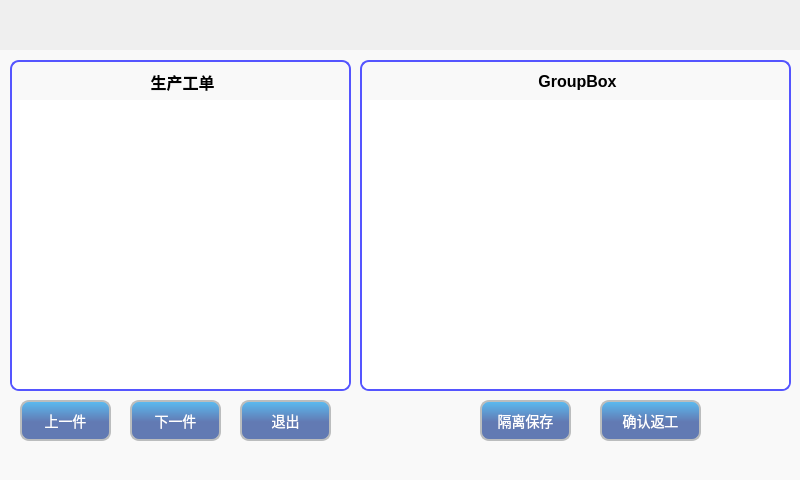
<?xml version="1.0" encoding="UTF-8"?>
<ui version="4.0">
 <class>Fun49cpgl</class>
 <widget class="QDialog" name="Fun49cpgl">
  <property name="geometry">
   <rect>
    <x>0</x>
    <y>0</y>
    <width>800</width>
    <height>480</height>
   </rect>
  </property>
  <property name="font">
   <font>
    <pointsize>12</pointsize>
   </font>
  </property>
  <property name="windowTitle">
   <string>Dialog</string>
  </property>
  <property name="styleSheet">
   <string notr="true">QDialog {	
	border-image: url(:/rc/res/main_bk.png) 0 00 0 0 repeat;
}
#widget_2{ 
border-image: url(:/rc/res/main_bk.png) 50 00 0 0 repeat;
}
QPushButton {
color:white;background:transparent;
background-color: qlineargradient(spread:pad, x1:1, y1:0.67, x2:1, y2:0, stop:0.204545 rgba(98, 122, 179, 255), stop:1 rgba(91, 188, 241, 255));
border: 2px solid rgb(187, 189, 190);
font:14px;
 border-radius: 9px;
}
QGroupBox::title {
  subcontrol-origin: margin;
  subcontrol-position: top center;
  padding-top: 10px;  
  border-top: 2px solid rgb(85, 85, 255);
}
QGroupBox {
	border: 2px solid rgb(85, 85, 255); 
    border-radius: 9px;
	padding:2px; font: bold 16px;
	background-image: url(:/rc/res/group_title.png);
}
QTableWidget {
 background-color: rgb(255, 255, 255);
border: 4px solid transparent;
 border-top: 0px;  
 border-bottom-right-radius: 9px;
 border-bottom-left-radius:9px;
 font: 14px;
}

QTableWidget::item {
   
}
QHeaderView::section {
    background-color:  rgb(221, 221, 221); 
	font: 18px;
	border: 0px solid #6c6c6c;
	height: 25px;
}</string>
  </property>
  <widget class="QWidget" name="widget_2" native="true">
   <property name="geometry">
    <rect>
     <x>0</x>
     <y>50</y>
     <width>800</width>
     <height>431</height>
    </rect>
   </property>
   <property name="styleSheet">
    <string notr="true">#widget_2{ 
background-color: rgb(249, 249, 249);
}</string>
   </property>
   <widget class="QPushButton" name="pushButton_6">
    <property name="geometry">
     <rect>
      <x>600</x>
      <y>350</y>
      <width>101</width>
      <height>41</height>
     </rect>
    </property>
    <property name="text">
     <string>确认返工</string>
    </property>
   </widget>
   <widget class="QPushButton" name="pushButton_4">
    <property name="geometry">
     <rect>
      <x>130</x>
      <y>350</y>
      <width>91</width>
      <height>41</height>
     </rect>
    </property>
    <property name="text">
     <string>下一件</string>
    </property>
   </widget>
   <widget class="QGroupBox" name="groupBox">
    <property name="geometry">
     <rect>
      <x>10</x>
      <y>10</y>
      <width>341</width>
      <height>331</height>
     </rect>
    </property>
    <property name="title">
     <string>生产工单</string>
    </property>
    <widget class="QTableWidget" name="tableWidget">
     <property name="geometry">
      <rect>
       <x>0</x>
       <y>40</y>
       <width>341</width>
       <height>291</height>
      </rect>
     </property>
    </widget>
   </widget>
   <widget class="QGroupBox" name="groupBox_2">
    <property name="geometry">
     <rect>
      <x>360</x>
      <y>10</y>
      <width>431</width>
      <height>331</height>
     </rect>
    </property>
    <property name="title">
     <string>GroupBox</string>
    </property>
    <widget class="QTableWidget" name="tableWidget_2">
     <property name="geometry">
      <rect>
       <x>0</x>
       <y>40</y>
       <width>431</width>
       <height>291</height>
      </rect>
     </property>
    </widget>
   </widget>
   <widget class="QPushButton" name="pushButton_3">
    <property name="geometry">
     <rect>
      <x>20</x>
      <y>350</y>
      <width>91</width>
      <height>41</height>
     </rect>
    </property>
    <property name="text">
     <string>上一件</string>
    </property>
   </widget>
   <widget class="QPushButton" name="btExit">
    <property name="geometry">
     <rect>
      <x>240</x>
      <y>350</y>
      <width>91</width>
      <height>41</height>
     </rect>
    </property>
    <property name="text">
     <string>退出</string>
    </property>
   </widget>
   <widget class="QPushButton" name="pushButton_5">
    <property name="geometry">
     <rect>
      <x>480</x>
      <y>350</y>
      <width>91</width>
      <height>41</height>
     </rect>
    </property>
    <property name="text">
     <string>隔离保存</string>
    </property>
   </widget>
  </widget>
 </widget>
 <resources/>
 <connections/>
</ui>
